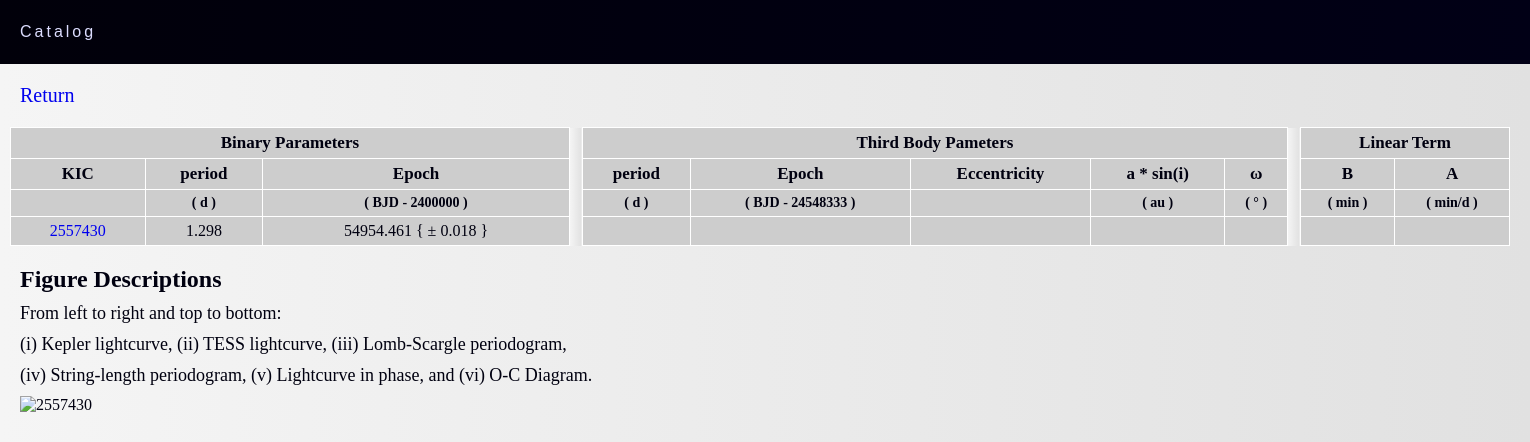
The app's page /papers/tertiarycandidatescatalog/page/2557430/ with its own data.
### Capp/models.py (models this page shows, shortened)
class OutVariation(models.Model):
    kic = models.IntegerField()
    Period = models.CharField(max_length=100)
    epoch = models.CharField(max_length=100)

### Capp/views.py (the view)
# urls.py: path('page/<int:kic>/', views.pagina_objetos, name='pagina_objetos'),
def pagina_objetos(request, kic):
    lista_de_dados1 = WithVariation.objects.filter(kic=kic)
    lista_de_dados2 = OutVariation.objects.filter(kic=kic)
    total_objetos = len(lista_de_dados1) + len(lista_de_dados2)
    itens_por_pagina = 12
    total_paginas = (total_objetos + itens_por_pagina - 1) // itens_por_pagina
    page_number = request.GET.get('page', 1)
    page_number = int(page_number)
    if page_number < 1:
        page_number = 1
    elif page_number > total_paginas:
        page_number = total_paginas
    indice_inicial = (page_number - 1) * itens_por_pagina
    indice_final = min(indice_inicial + itens_por_pagina, total_objetos)
    lista_pagina_with = lista_de_dados1[indice_inicial:indice_final]
    lista_pagina_out = lista_de_dados2[indice_inicial:indice_final]
    template_name = f'catalog/mid/kic{kic}/page{kic}.html'
    context = {
        'lista_pagina_with': lista_pagina_with,
        'lista_pagina_out': lista_pagina_out,
        'total_paginas': total_paginas,
        'page_number': page_number,
    }
    return render(request, template_name, context)

### templates/catalog/mid/kic2557430/page2557430.html (shortened to what this page needs)
{% extends 'catalog/mid/base2.html' %}
{% load static %}
{% block content %}
<!DOCTYPE html>
<html lang="en">
<head>
</head>
<body>
    <main>
        <section id="container">
            <table>
                <thead>
                    <tr>
                        <th class="sdata" colspan="3">Binary Parameters</th>
                        <th class="nada"></th>
                        <th class="tdata" colspan="5">Third Body Pameters</th>
                        <th class="nada"></th>
                        <th class="tdata" colspan="2">Linear Term</th>
                    </tr>
                    <tr>
                        <th title="Kepler identifier">KIC</th>
                        <th title="period of binary">period</th>
                        <th title="Epoch">Epoch</th>
                        <th class="nada"></th>
                        <th title="Third body period">period</th>
                        <th title="Third body period">Epoch</th>
                        <th title="Third body eccentricity">Eccentricity</th>
                        <th title="Projected semi-major axis of the third body">a * sin(i)</th>
                        <th title="third body inclination">&omega;</th>
                        <th class="nada"></th>
                        <th title="Linear coefficient of the adjusted linear ephemeris">B</th>
                        <th title="Angular coefficient of the adjusted linear ephemeris">A</th>
                    </tr>
                    <tr>
                        <th class="unidades" ></th>
                        <th class="unidades">( d )</th>
                        <th class="unidades">( BJD - 2400000 )</th>
                        <th class="nada"></th>
                        <th class="unidades">( d )</th>
                        <th class="unidades">( BJD - 24548333 )</th>
                        <th class="unidades">  </th>
                        <th class="unidades">( au )</th>
                        <th class="unidades">( ° )</th>
                        <td class="nada"></td>
                        <th class="unidades">( min )</th>
                        <th class="unidades">( min/d )</th>
                    </tr>
                </thead>
                <tbody>
                    {% for dado in lista_pagina_out %}
                    <tr>
                        <tr>
                            <td class="KIC/EPIC"><a href="{% url 'Capp:pagina_objetos' kic=dado.kic %}">{{ dado.kic }}</a></td>
                            <td class="Period">{{ dado.Period }}</td>
                            <td class="bjd0">{{ dado.epoch }}</td>
                            <td class="nada"></td>
                            <td class="Period_td">{{ dado.Period_td }}</td>
                            <td class="Period_td">{{ dado.epoch_td }}</td>
                            <td class="e">{{ dado.e}}</td>
                            <td class="a">{{ dado.a }}</td>
                            <td class="omega">{{ dado.omega }}</td>
                            <td class="nada"></td>
                            <td class="Aa">{{ dado.Aa}}</td>
                            <td class="Bb">{{ dado.Bb }}</td>
                        </tr>
                    </tr>
                    {% endfor %}
                </tbody>
            </table>
        </section>
        <section id="imagensobj">
            <article>
                <h1 id="seqfigsh1">Figure Descriptions</h1>
                <p class="seqfigsp">From left to right and top to bottom:</p>
                <p class="seqfigsp"> (i) Kepler lightcurve, (ii) TESS lightcurve, (iii) Lomb-Scargle periodogram, </p>
                <p class="seqfigsp">(iv) String-length periodogram, (v) Lightcurve in phase, and (vi) O-C Diagram.</p>
            </article>
        <article>
            <p><img src="{% static 'img/catalog/objects7/2557430.png' %}" alt="2557430"></p>
        </article>
    </section>
   </main>
</body>
</html>
{% endblock %}

### static/css/catalog/mid/base2.css (style rules this page uses)
* { margin: 0; padding: 0; min-width: max-content; }
a { text-decoration: none; transition: 0.3s; }
.unidades { font-size: 14px; }
body { background-image: linear-gradient(to right, rgb(245, 245, 245), rgb(235, 235, 235), rgb(225, 225, 225)); background-size: auto; color: rgb(0, 0, 16); text-align: justify; }
section { margin: 20px; }
table { border-collapse: collapse; align-items: center; text-align: center; width: 1500px; }
#container { left: -0.6vw; margin: 10px; align-items: center; }
td, th { border: 1px solid rgb(255, 255, 255); padding-top: 5px; padding-bottom: 5px; padding-left: 6px; padding-right: 6px; }
thead { color: rgb(0, 0, 16); background-color: rgb(205, 205, 205); font-size: 17px; }
.nada { background-image: linear-gradient(to right, rgb(245, 245, 245), rgb(235, 235, 235), rgb(225, 225, 225)); width: 0.2px; border: 0px; }
.sdata { width: 300px; }
tbody > tr:nth-child(odd) { background-color: rgb(233, 233, 233); }
tbody > tr:nth-child(even) { background-color: rgb(205, 205, 205); }
td { text-align: center; }
#seqfigsh1 { font-size: 24px; margin-bottom: 10px; }
.seqfigsp { font-size: 18px; margin-bottom: 10px; }

### records on screen
OutVariation: kic "2557430", Period "1.298", epoch "54954.461 { ± 0.018 }"
